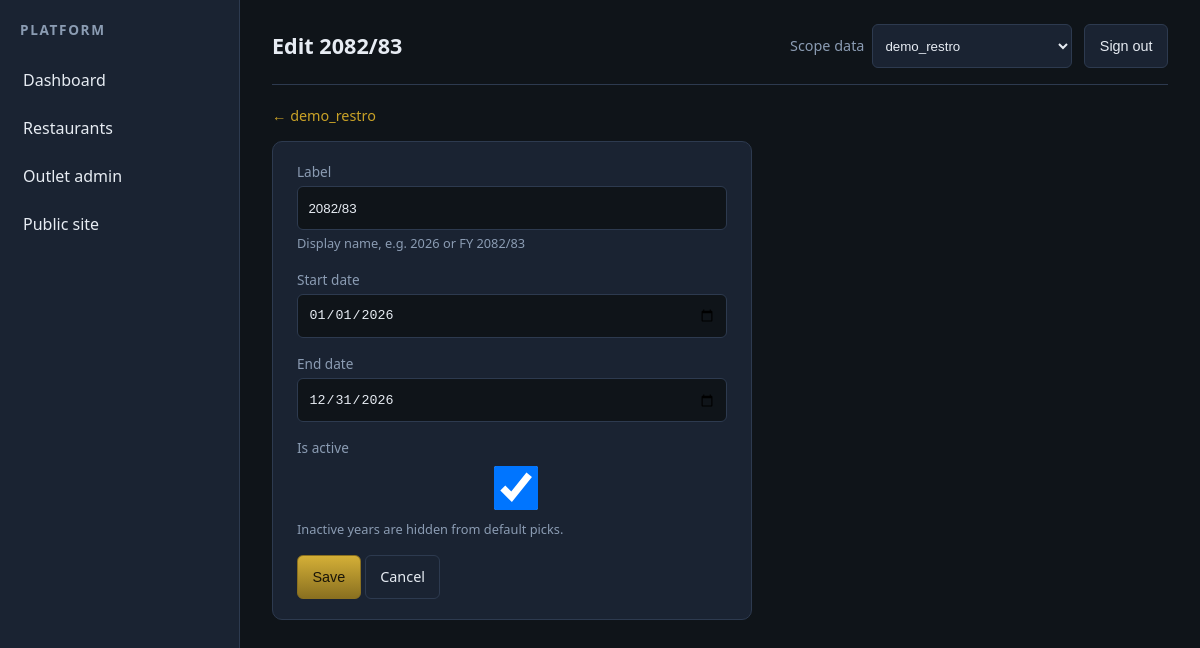
The app's page /superadmin/restaurants/demo_restro/fiscal-years/1/edit/ (signed in) with its own data.
### superadmin/models.py (models this page shows, shortened)
class Restaurant(models.Model):
    name = models.CharField(max_length=200)
    slug = models.SlugField(max_length=220, unique=True, db_index=True)
    is_active = models.BooleanField(default=True)
    phone = models.CharField(max_length=32, blank=True)
    address = models.TextField(blank=True)
    created_at = models.DateTimeField(auto_now_add=True)
    updated_at = models.DateTimeField(auto_now=True)
    class Meta:
        ordering = ["name"]

class FiscalYear(models.Model):
    restaurant = models.ForeignKey(
        Restaurant,
        on_delete=models.CASCADE,
        related_name="fiscal_years",
    )
    label = models.CharField(
        max_length=64,
        help_text="Display name, e.g. 2026 or FY 2082/83",
    )
    start_date = models.DateField(default=default_fiscal_year_start)
    end_date = models.DateField(default=default_fiscal_year_end)
    is_active = models.BooleanField(
        default=True,
        help_text="Inactive years are hidden from default picks.",
    )
    created_at = models.DateTimeField(auto_now_add=True)
    class Meta:
        ordering = ["-start_date"]
        constraints = [
            models.UniqueConstraint(
                fields=["restaurant", "label"],
                name="superadmin_fiscalyear_unique_label_per_restaurant",
            ),
        ]

### superadmin/views.py (the view)
@superadmin_required
@require_http_methods(["GET", "POST"])
def fiscal_year_edit(request, slug, pk):
    restaurant = get_object_or_404(Restaurant, slug=slug)
    fy = get_object_or_404(FiscalYear, pk=pk, restaurant=restaurant)
    if request.method == "POST":
        form = FiscalYearForm(request.POST, instance=fy)
        if form.is_valid():
            try:
                form.save()
            except Exception as e:
                messages.error(request, str(e))
            else:
                messages.success(request, "Fiscal year updated.")
                return redirect("superadmin:restaurant_detail", slug=slug)
    else:
        form = FiscalYearForm(instance=fy)
    return render(
        request,
        "superadmin/fiscal_year_form.html",
        {"form": form, "restaurant": restaurant, "fiscal_year": fy, "title": f"Edit {fy.label}"},
    )

### superadmin/forms.py
class FiscalYearForm(forms.ModelForm):
    class Meta:
        model = FiscalYear
        fields = ["label", "start_date", "end_date", "is_active"]
        widgets = {
            "label": forms.TextInput(attrs={"class": "form-control"}),
            "start_date": forms.DateInput(attrs={"class": "form-control", "type": "date"}),
            "end_date": forms.DateInput(attrs={"class": "form-control", "type": "date"}),
            "is_active": forms.CheckboxInput(attrs={"class": "form-check-input"}),
        }

### superadmin/context_processors.py (called while the page is built)
def superadmin_nav(request):
    if not getattr(request, "user", None) or not request.user.is_authenticated:
        return {}
    if not request.user.is_superuser:
        return {}
    return {
        "superadmin_nav_restaurants": Restaurant.objects.filter(is_active=True).order_by("name"),
        "superadmin_active_restaurant_id": request.session.get("superadmin_active_restaurant_id"),
    }

### superadmin/utils.py (called while the page is built)
def restaurant_for_request(request: HttpRequest) -> Restaurant | None:
    if not request.user.is_authenticated:
        return None
    if request.user.is_superuser:
        rid = request.session.get("superadmin_active_restaurant_id")
        if rid:
            return Restaurant.objects.filter(pk=rid, is_active=True).first()
        return None
    return get_staff_restaurant(request.user)

### superadmin/templates/superadmin/fiscal_year_form.html (shortened to what this page needs)
{% extends "superadmin/base.html" %}
{% block heading %}{{ title }}{% endblock %}
{% block content %}
<p class="muted"><a href="{% url 'superadmin:restaurant_detail' restaurant.slug %}">← {{ restaurant.name }}</a></p>
<form method="post" class="card" style="max-width:480px;">
    {% for field in form %}
    <div class="form-group">
        <label for="{{ field.id_for_label }}">{{ field.label }}</label>
        {{ field }}
        {% if field.help_text %}<p class="muted" style="margin:0.25rem 0 0;font-size:0.8rem;">{{ field.help_text }}</p>{% endif %}
    </div>
    {% endfor %}
    <button type="submit" class="btn btn-primary">Save</button>
    <a class="btn" href="{% url 'superadmin:restaurant_detail' restaurant.slug %}">Cancel</a>
</form>
{% endblock %}

### superadmin/templates/superadmin/base.html (style rules this page uses)
:root { --bg: #0f1419; --panel: #1a2332; --border: #2d3a4f; --text: #e7ecf3; --muted: #8b9cb3; --accent: #c9a227; --accent-dim: #8a7020; --danger: #c94c4c; --ok: #3d9a6b; }
* { box-sizing: border-box; }
html { -webkit-text-size-adjust: 100%; }
body { margin: 0; font-family: "Segoe UI", system-ui, sans-serif; background: var(--bg); color: var(--text); min-height: 100vh; line-height: 1.5; }
a { color: var(--accent); text-decoration: none; }
.btn { display: inline-flex; align-items: center; justify-content: center; min-height: 44px; padding: 0.45rem 0.9rem; border-radius: 6px; font-size: 0.9rem; font-weight: 500; border: 1px solid var(--border); background: var(--panel); color: var(--text); cursor: pointer; }
.btn-primary { background: linear-gradient(180deg, #d4af37, var(--accent-dim)); border-color: var(--accent-dim); color: #1a1508; }
.card { background: var(--panel); border: 1px solid var(--border); border-radius: 10px; padding: 1.25rem 1.5rem; margin-bottom: 1.25rem; }
.muted { color: var(--muted); font-size: 0.9rem; }
label { display: block; margin-bottom: 0.25rem; font-size: 0.85rem; color: var(--muted); }
.form-group { margin-bottom: 1rem; }
.form-group input, .form-group textarea, .form-group select { min-height: 44px; width: 100%; max-width: 100%; padding: 0.5rem 0.65rem; background: var(--bg); color: var(--text); border: 1px solid var(--border); border-radius: 6px; }
.form-check-input { margin-right: 0.35rem; min-height: auto; width: auto; }

### records on screen
Restaurant: name "demo_restro"
FiscalYear: form "2082/83" "01/01/2026" "12/31/2026" "☑"

### other values on screen
{{ title }} "Edit 2082/83"
{{ field.label }} "Label" "Start date" "End date" "Is active"
{{ field.help_text }} "Display name, e.g. 2026 or FY 2082/83" "Inactive years are hidden from default picks."
form field restaurant "demo_restro"
